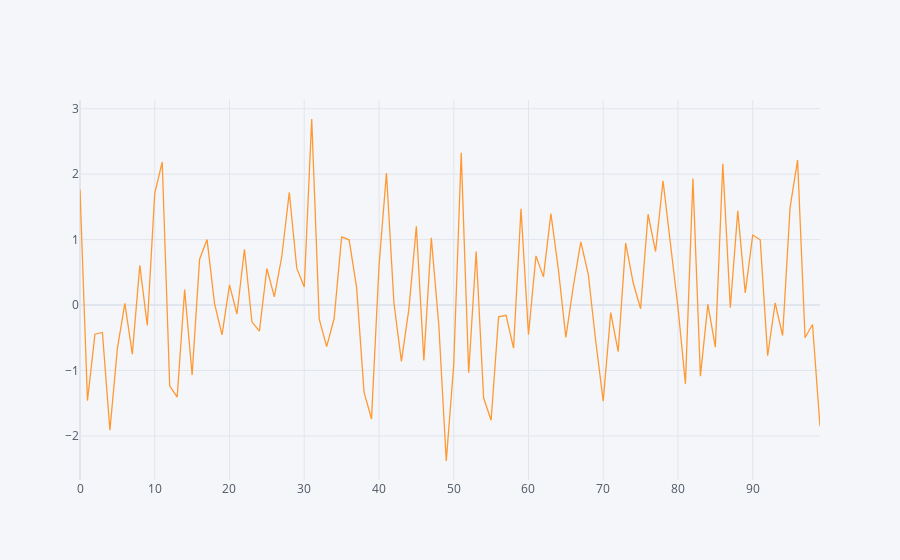

The code cell stored with this chart in its notebook:
### Code cell
df[['A']].iplot()

### Figure 1 — Plotly figure (JSON) as saved in the notebook; plotly's stock layout.template omitted (floating-point values rounded to 4 significant figures)
{"data": [{"line": {"color": "rgba(255, 153, 51, 1.0)", "dash": "solid", "shape": "linear", "width": 1.3}, "mode": "lines", "name": "A", "text": "", "type": "scatter", "x": [0, 1, 2, 3, 4, 5, 6, 7, 8, 9, 10, 11, 12, 13, 14, 15, 16, 17, 18, 19, 20, 21, 22, 23, 24, 25, 26, 27, 28, 29, 30, 31, 32, 33, 34, 35, 36, 37, 38, 39, 40, 41, 42, 43, 44, 45, 46, 47, 48, 49, 50, 51, 52, 53, 54, 55, 56, 57, 58, 59, 60, 61, 62, 63, 64, 65, 66, 67, 68, 69, 70, 71, 72, 73, 74, 75, 76, 77, 78, 79, 80, 81, 82, 83, 84, 85, 86, 87, 88, 89, 90, 91, 92, 93, 94, 95, 96, 97, 98, 99], "y": [1.767, -1.46, -0.445, -0.4193, -1.912, -0.6664, 0.02734, -0.7506, 0.6086, -0.3101, 1.706, 2.186, -1.233, -1.408, 0.2365, -1.067, 0.6999, 1.001, 0.02201, -0.4571, 0.3083, -0.1366, 0.8532, -0.2565, -0.3976, 0.5593, 0.1262, 0.7459, 1.721, 0.5643, 0.277, 2.843, -0.2128, -0.6353, -0.2057, 1.041, 0.9973, 0.274, -1.331, -1.742, 0.597, 2.019, 0.03104, -0.8613, -0.05746, 1.203, -0.8463, 1.027, -0.3013, -2.383, -0.9104, 2.327, -1.034, 0.8185, -1.421, -1.761, -0.1789, -0.1562, -0.6599, 1.47, -0.452, 0.7516, 0.4311, 1.397, 0.5443, -0.4951, 0.2876, 0.9646, 0.4707, -0.5575, -1.469, -0.115, -0.7115, 0.9464, 0.3443, -0.05646, 1.388, 0.8181, 1.899, 0.8829, -0.0367, -1.204, 1.934, -1.086, 0.01064, -0.6442, 2.16, -0.04079, 1.44, 0.1862, 1.07, 0.9969, -0.7748, 0.03309, -0.4653, 1.494, 2.216, -0.4998, -0.2975, -1.854]}], "layout": {"legend": {"bgcolor": "#F5F6F9", "font": {"color": "#4D5663"}}, "paper_bgcolor": "#F5F6F9", "plot_bgcolor": "#F5F6F9", "title": {"font": {"color": "#4D5663"}}, "xaxis": {"gridcolor": "#E1E5ED", "showgrid": true, "tickfont": {"color": "#4D5663"}, "title": {"font": {"color": "#4D5663"}, "text": ""}, "zerolinecolor": "#E1E5ED"}, "yaxis": {"gridcolor": "#E1E5ED", "showgrid": true, "tickfont": {"color": "#4D5663"}, "title": {"font": {"color": "#4D5663"}, "text": ""}, "zerolinecolor": "#E1E5ED"}}}
